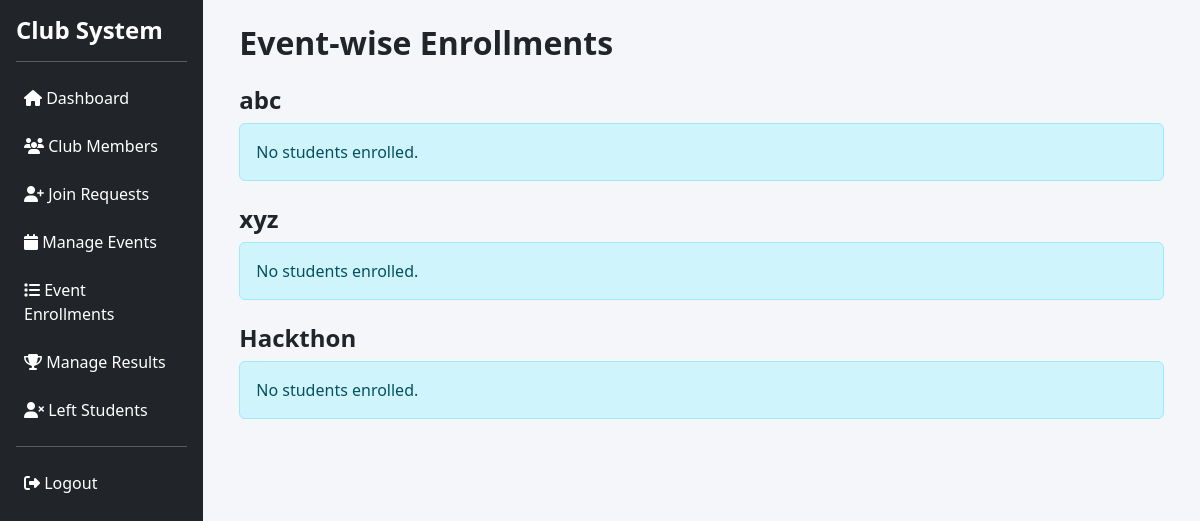
Page /leader/event_enrollments.php (signed in) on the committed database.
### tables this page shows
CREATE TABLE `events` (
  `event_id` int(11) NOT NULL,
  `club_id` int(11) NOT NULL,
  `created_by` int(11) NOT NULL,
  `title` varchar(150) NOT NULL,
  `description` text DEFAULT NULL,
  `event_date` date DEFAULT NULL,
  `approval_status` enum('pending','approved','rejected') DEFAULT 'pending',
  `created_at` timestamp NOT NULL DEFAULT current_timestamp()
);

### src/leader/event_enrollments.php (the view, shortened to what this page needs)
<?php
include "../config/db.php";
include "../includes/header.php";
include "../includes/sidebar.php";
$leader_id = $_SESSION['user_id'];
$clubRes = mysqli_query($conn,"
    SELECT club_id FROM clubs WHERE leader_id = '$leader_id'
");
$club = mysqli_fetch_assoc($clubRes);
$club_id = $club['club_id'];
$events = mysqli_query($conn,"
    SELECT event_id, title
    FROM events
    WHERE club_id = '$club_id'
    AND approval_status = 'approved'
    ORDER BY event_date DESC
");
?>
<div class="container-fluid">
<h2 class="mb-4">Event-wise Enrollments</h2>
<?php while($event = mysqli_fetch_assoc($events)) { ?>
<h4 class="mt-4"><?= $event['title'] ?></h4>
<?php
$participants = mysqli_query($conn,"
    SELECT
        u.user_id,
        u.name AS student_name,
        c.club_name
    FROM event_participants ep
    JOIN users u ON ep.student_id = u.user_id
    LEFT JOIN club_members cm ON cm.student_id = u.user_id
    LEFT JOIN clubs c ON cm.club_id = c.club_id
    WHERE ep.event_id = '{$event['event_id']}'
    GROUP BY u.user_id
");
?>
<?php if(mysqli_num_rows($participants) == 0){ ?>
    <div class="alert alert-info">No students enrolled.</div>
<?php } ?>
<?php } ?>
</div>
<?php include "../includes/footer.php"; ?>

### src/assets/css/style.css (style rules this page uses)
body { background-color: #f4f6f9; font-family: 'Segoe UI', sans-serif; }
h2, h4, h5 { font-weight: 600; }

### rows in the picture
events: title "abc"
events: title "xyz"
events: title "Hackthon"
